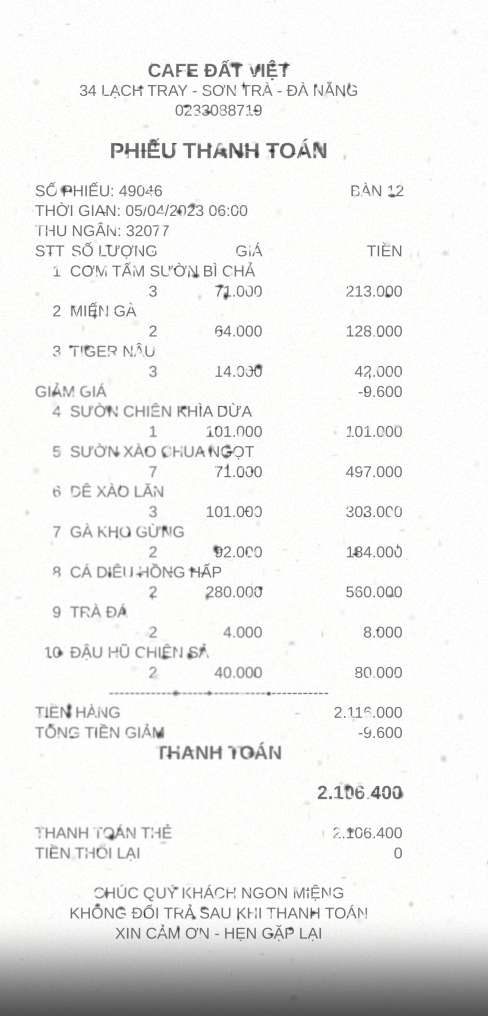
#> input picture data/dataset60/genalog/genalog_004.jpg, 976 x 2031 px (shown at 1/2 size)
$ python -i ocr_proof.py   (imports and definitions only)
#> lines starting #> are read from the running program, lines starting #| are printed output that depends on the picture; after the words box and inside, x2 and y2 are one past the last pixel; in counts of white or black regions, pixels touching at a corner belong together
### pipeline/synthesis.py
"""How a page was made, kept beside the dataset instead of inside every line.

    data/dataset60/html/
        html_000.jpg  html_000.json   one converter-shaped record per image
        …
        synthesis.json                how those images were made -- this file

`pipeline/record.py` writes the converter's schema and nothing else: a line is
what a converted page looks like, so a loader reads a drawn set and a scanned
set the same way. But a *drawn* page has a provenance a converted one cannot
have -- the seed, the six sampled attributes and their params, the flat reading
order -- and without it no committed image can be drawn again, `tools/check_boxes.py`
cannot rebuild what it checks, and the drift vectors have no axes.

That provenance used to ride in every line, under a `synthesis` key. It does not
belong there, and it was mostly the same text over and over: `ornament` and
`augmentation` are recipes for a *background*, and twenty pages that share one
augmentation chain wrote that chain out twenty times. So it moves here, and the
repetition goes with it:

* **params are written once, per option id.** `attributes` maps
  `augmentation -> real_paper -> {chain: [...]}`, and every page that drew it
  names `real_paper`. `Synthesis.recipe()` puts the two back together, returning
  the same `recipe.to_dict()` shape the rule-base produced -- so everything
  reading a recipe reads what it always did.
* **a page keeps only what is its own:** its seed, which option it drew for each
  attribute, its tags, its reading order, and its `job_id`, which is what joins
  it back to the line in `metadata.jsonl`.

**Streamed, not accumulated.** A run of 100k images must not need all of them in
memory at once -- the rule `record.write` is under, and the same one here. The
file is written as it goes: the header, then one page at a time, then
`attributes` at the end, which is the only part that has to be complete before
it can be written and the only part that is bounded (the rule-base has a fixed
set of options, however many pages draw them).
"""

from __future__ import annotations

import json
from pathlib import Path
from typing import Any, Iterable, Iterator

# One per dataset directory, because it is a statement about the *set*: which
# options were drawn, and what the params behind each id are. The per-page
# records sit beside their images (`pipeline/record.py`); this sits beside them
# all. `beside()` is the only place that convention is written down.
NAME = "synthesis.json"

# The same number `pipeline/record.py` writes. The two files are one dataset and
# are read together; a pair that disagreed about which schema it is would be a
# dataset nobody can load without checking both.
SCHEMA_VERSION = 8


class SynthesisError(ValueError):
    """This file does not describe the images beside it."""


# [33 lines left out: functions beside, _split, not called in this run]


class Writer:
    """`synthesis.json`, written as the pages arrive.

    Use it as a context manager: the file is only valid once `close` has run,
    because `attributes` is written last, so an abandoned run leaves a file that
    fails to parse rather than one that parses and is short. That is deliberate
    -- a truncated provenance that loads is the kind of thing nobody notices.
    """

    # [13 lines left out: function __init__, not called in this run]

    def __enter__(self) -> "Writer":
        return self

    def __exit__(self, *_exception) -> None:
        self.close()

    # [53 lines left out: functions add, close, write, not called in this run]


# ------------------------------------------------------------------- reading


class Synthesis:
    """`synthesis.json`, with the params folded back into each page's recipe."""

    def __init__(self, payload: dict[str, Any]) -> None:
        self.schema_version = payload.get("schema_version")
        self.framework = str(payload.get("framework", ""))
        self.attributes: dict[str, dict[str, dict]] = payload.get("attributes") or {}
        self.pages: dict[str, dict] = payload.get("pages") or {}

    def __len__(self) -> int:
        return len(self.pages)

    def __contains__(self, filename: str) -> bool:
        return str(filename) in self.pages

    def __iter__(self) -> Iterator[str]:
        return iter(self.pages)

    def entry(self, filename: str) -> dict[str, Any]:
        return self.pages.get(str(filename)) or {}

    # [31 lines left out: functions recipe, layout, not called in this run]

    def drawn_layout(self, filename: str) -> str:
        """What the recipe says was drawn, with no fallback to the plan's name."""
        return str((self.entry(filename).get("attributes") or {}).get("layout", ""))

    def text_sequence(self, filename: str) -> str:
        return str(self.entry(filename).get("text_sequence", ""))

    def content_source(self, filename: str, default: str = "") -> str:
        return str(self.entry(filename).get("content_source", default))

    # [16 lines left out: function problems, not called in this run]


EMPTY = Synthesis({"schema_version": SCHEMA_VERSION, "framework": "",
                   "attributes": {}, "pages": {}})


# [38 lines left out: functions read, read_if_there, merge, not called in this run]


__all__ = [
    "EMPTY",
    "NAME",
    "SCHEMA_VERSION",
    "Synthesis",
    "SynthesisError",
    "Writer",
    "beside",
    "merge",
    "read",
    "read_if_there",
    "write",
]

### tools/ocr_proof.py
"""Prove an OCR model reads the generated dataset, and score it against the labels.

    python tools/ocr_proof.py data/dataset60 -o data/dataset60/proof

A synthetic dataset that no model can read is worth nothing, and a dataset
whose labels do not match its pixels is worth less than nothing. This runs
Tesseract 5 with the Vietnamese model over every image and scores what came
back against the ground truth the generator wrote.

Scoring is order-free on purpose. Tesseract reads a two-column receipt in
whatever order its layout analysis decides, so comparing its output to the
label as one string would measure the reading order, not the recognition.
Instead:

    token recall   how much of the printed text came back at all
    field hits     per field (shop name, each dish, each amount), how much of
                   that field's tokens came back -- a field counts as read at
                   70% or more
    money exact    amounts are the part a receipt exists for, so they are
                   scored separately and only an exact string counts

Both a diacritics-sensitive and an ASCII-folded score are reported. The gap
between them is how much of the error is only the accents.
"""

from __future__ import annotations

import argparse
import json
import re
import subprocess
import sys
import unicodedata
from collections import Counter
from pathlib import Path

# Imported where they are used, not here. Everything above the engine -- the
# scoring, the buckets, the conditions a number carries -- is arithmetic on
# dicts, and it has to stay importable without a browser stack or an imaging
# library or the tests for it would need one to check a token count.

REPO_ROOT = Path(__file__).resolve().parent.parent
sys.path.insert(0, str(REPO_ROOT))

# `record` is the name a metadata line goes by throughout this file, so the
# module that defines their shape comes in under a name that cannot shadow one.
from pipeline import record as schema  # noqa: E402
from pipeline import synthesis  # noqa: E402

FRAMEWORKS = ("synthdog", "html", "genalog")
MONEY = re.compile(r"^-?\d[\d.,]*$")
HIT_THRESHOLD = 0.7


# [11 lines left out: functions fold, tokens, not called in this run]


def locate_page(grey) -> tuple[int, int, int, int] | None:
    """Bounding box of the sheet within a photograph of it.

    The glyph renderer composites its receipt onto a dark background, and
    Tesseract binarises globally: with a dark surround in frame, the threshold
    lands between background and paper, and the grey text on white paper falls
    on the paper side and disappears. Cropping to the sheet first is what any
    deployed OCR pipeline does, and it is the difference between reading a
    photographed receipt and reading nothing at all.

    Returns None when the page fills the frame already (the two HTML backends
    produce flat scans with no surround), or when nothing page-like is found.
    """
    import cv2
    import numpy as np

    blurred = cv2.GaussianBlur(grey, (0, 0), 2.0)
    _, mask = cv2.threshold(blurred, 0, 255, cv2.THRESH_BINARY + cv2.THRESH_OTSU)
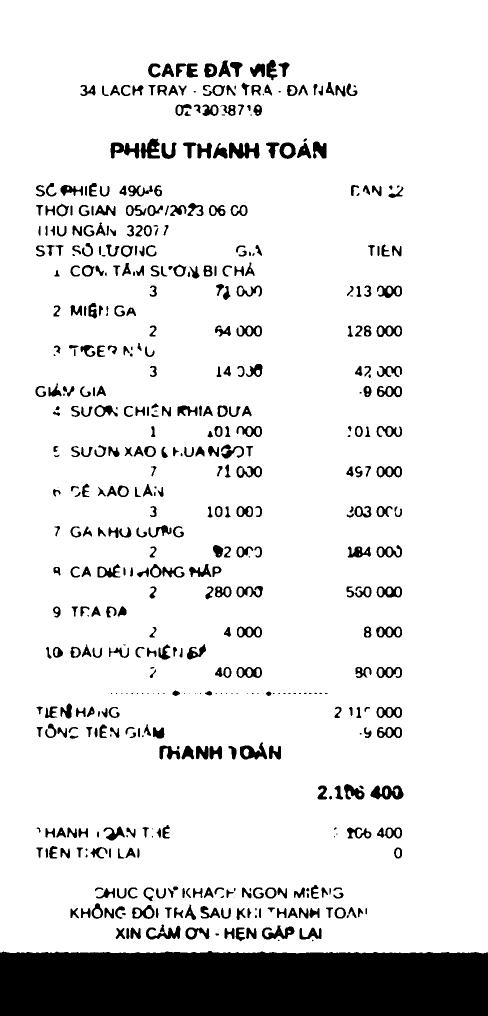
#> mask: shape (2031, 976) (shown at 1/2 size); 88.5% white; 540 black regions (77 under 20 px), largest, box (x1, y1, x2, y2) and area: (0, 1902, 976, 2031) 122716, (458, 285, 519, 317) 1307, (741, 1571, 807, 1599) 1192
    mask = cv2.morphologyEx(mask, cv2.MORPH_CLOSE, np.ones((15, 15), np.uint8))
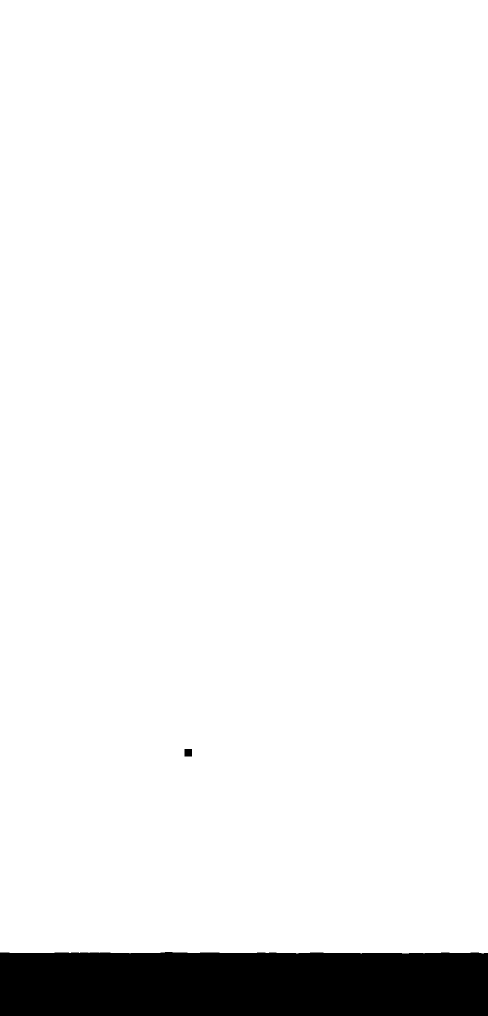
#> mask: shape (2031, 976) (shown at 1/2 size); 93.8% white; 2 black regions, box (x1, y1, x2, y2) and area: (0, 1904, 976, 2031) 122292, (369, 1498, 384, 1513) 225
    count, _labels, stats, _ = cv2.connectedComponentsWithStats(mask, connectivity=8)
#> count = 2; stats = [[0, 1498, 976, 533, 122517], [0, 0, 976, 1907, 1859739]]
    if count <= 1:
        return None
    largest = 1 + int(np.argmax(stats[1:, cv2.CC_STAT_AREA]))
#> largest = 1
    x, y, w, h, area = stats[largest]
#> x = 0; y = 0; w = 976; h = 1907; area = 1859739
    frame = grey.shape[0] * grey.shape[1]
#> frame = 1982256
    if not (0.12 * frame < area < 0.97 * frame):
        return None
    pad = int(0.02 * max(w, h))
#> pad = 38
    return (max(x - pad, 0), max(y - pad, 0),
            min(w + 2 * pad, grey.shape[1] - max(x - pad, 0)),
            min(h + 2 * pad, grey.shape[0] - max(y - pad, 0)))


# [221 lines left out: functions run_tesseract, expected_fields, score_field, score_image, proof_sheet, bucket and 3 more, not called in this run]


def mean(values: list[float]) -> float:
    return (sum(values) / len(values)) if values else 0.0


# [343 lines left out: functions main, _pairing_note, _ageing_note, _conditions_note, _against_note, write_markdown, not called in this run]


# [2 lines not run here, left out]

>>> import cv2
>>> picture = cv2.imread('../data/dataset60/genalog/genalog_004.jpg', cv2.IMREAD_GRAYSCALE)
>>> result = locate_page(picture)
#> result = (0, 0, 976, 1983)
